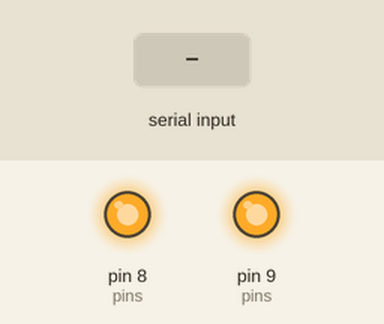
A sketch run on a simulated Arduino Uno, built with avr-gcc and run on an emulated ATmega328P. Parts: output pins drawn as LEDs (lit = HIGH). The inputs (shaded band) are chosen by the test bench. The local clock reads 2024-03-15 10:24:30 at power-on unless the sketch sets it; what the sketch prints to the serial monitor is not drawn.

Above: at 1.2 s.
1.3 s: "30,150\n" received over Serial
At 2.7 s:
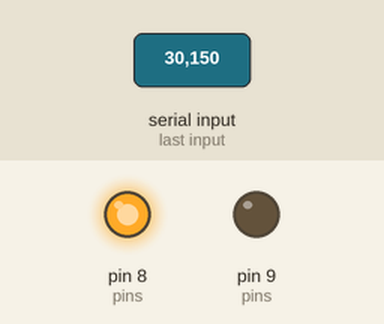
3.6 s: "200\n" received over Serial
At 5.4 s:
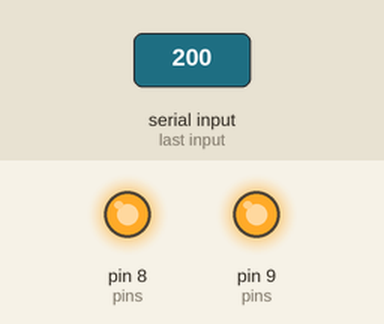
Timing chart, 0 to 6.9 s (numbered marks = the images above; inputs shaded):
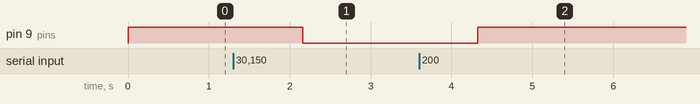

Measured:
- after the input at 1.3 s, pin 9 (pins): HIGH → LOW after 0.86 s
- after the input at 3.6 s, pin 9 (pins): LOW → HIGH after 0.72 s

The sketch:

pets-feeder.ino
```cpp
#include <Wire.h>
#include "RTClib.h" //https://github.com/adafruit/RTClib

RTC_DS1307 rtc;

#define FIRST  8
#define SECOND 9

#define COUNT  2
#define VALUES_COUNT  2

union ArrayToInteger {
 uint32_t integer;
 byte array[4];
};

byte states[COUNT];
byte pins[COUNT] = {FIRST, SECOND};
byte values[VALUES_COUNT] = {HIGH, LOW};
char* names[COUNT] = {"cat", "dog"};
char* valuesStr[COUNT] = {"false", "true"};
uint32_t times[COUNT][VALUES_COUNT];
char* timesValuesStr[VALUES_COUNT] = {"turnOffTime", "turnOnTime"};
int i, j, offset, l;
ArrayToInteger converter;

DateTime now;

void setup()
{
  if (! rtc.begin()) {
    Serial.println("Couldn't find RTC");
    while (1);
  }

  for (i = 0; i < COUNT; i++) {
    pinMode(pins[i], OUTPUT);
    digitalWrite(pins[i], values[states[i]]);

    for (j = 0; j < VALUES_COUNT; j++) {
      readTime(i, j);
    }
  }

  Serial.begin(9600);
}
void loop()
{
  now = rtc.now();

  printStates();
  handleCommands();
  delay(1000);
}


void printStates() {
  Serial.print("{");
  for (i = 0; i < COUNT; i++) {
    Serial.print("\"");
    Serial.print(names[i]);
    Serial.print("\":{\"on\":");
    Serial.print(valuesStr[states[i]]);
    for (j = 0; j < COUNT; j++) {
      Serial.print(",\"");
      Serial.print(timesValuesStr[j]);
      Serial.print("\":");
      Serial.print(times[i][j], DEC);
      Serial.print("000");
    }
    Serial.print("}");
    if (i < COUNT - 1) {
      Serial.print(",");
    }
  }
  Serial.println("}");
}

void handleCommands() {
 while (Serial.available() > 0) {
   char a = Serial.read();
   byte c = (byte) a - 48;

   if (c < 0 || c >= COUNT * VALUES_COUNT) {
     continue;
   }

   byte address = c / VALUES_COUNT;
   byte value = c % VALUES_COUNT;

   if (states[address] == value) {
     continue;
   }

   states[address] = value;
   digitalWrite(pins[address], values[states[address]]);
   writeTime(address, value, now.unixtime());
 }
}

void writeTime(byte address, byte value, uint32_t currentTime) {
  times[address][value] = currentTime;
  converter.integer = currentTime;
  offset = address * 16 + value * 4;
  for (l = 0; l < 4; l++) {
    rtc.writenvram(offset + l, converter.array[l]);
  }
}

void readTime(byte address, byte value) {
  offset = address * 16 + value * 4;
  for (l = 0; l < 4; l++) {
    converter.array[l] = rtc.readnvram(offset + l);
  }
  times[address][value] = converter.integer;
}
```
